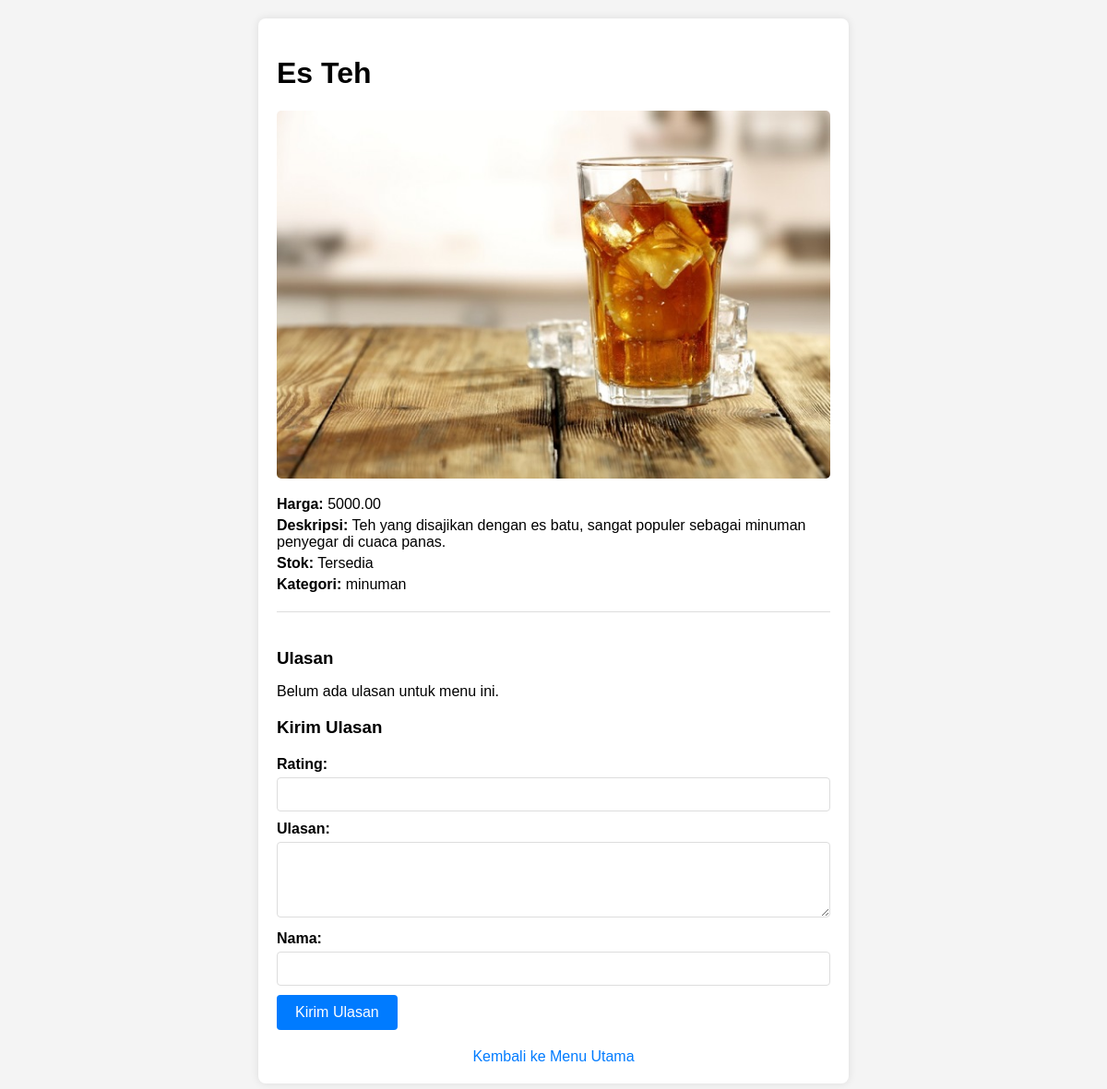
/user/detail_menu.php?id=menu-1717749100, run on the app's committed database.
### tables this page shows
CREATE TABLE `menus` (
  `id` varchar(255) NOT NULL,
  `nama` varchar(100) NOT NULL,
  `harga` decimal(10,2) NOT NULL,
  `deskripsi` text NOT NULL,
  `image_url` varchar(255) NOT NULL,
  `stok` int(11) NOT NULL,
  `kategori` enum('makanan','minuman') NOT NULL,
  `status` tinyint(1) NOT NULL DEFAULT 1,
  `admin_id` varchar(255) NOT NULL
);

### user/detail_menu.php (the view, shortened to what this page needs)
<?php
include '../config/db.php';
$menu_id = $_GET['id'];
$stmt_menu = $pdo->prepare("SELECT * FROM menus WHERE id = ?");
$stmt_menu->execute([$menu_id]);
$menu = $stmt_menu->fetch(PDO::FETCH_ASSOC);
$stmt_reviews = $pdo->prepare("SELECT * FROM reviews WHERE menu_id = ? AND status = 1");
$stmt_reviews->execute([$menu_id]);
$reviews = $stmt_reviews->fetchAll(PDO::FETCH_ASSOC);
?>
<!DOCTYPE html>
<html>
<head>
</head>
<body>
<div class="container">
    <div class="menu-info">
        <h1><?= htmlspecialchars($menu['nama']) ?></h1>
        <img src="<?= base_image_url . $menu['image_url'] ?>" alt="<?= $menu['nama'] ?>">
        <p><strong>Harga:</strong> <?= htmlspecialchars($menu['harga']) ?></p>
        <p><strong>Deskripsi:</strong> <?= htmlspecialchars($menu['deskripsi']) ?></p>
        <p><strong>Stok:</strong> <?= htmlspecialchars($menu['stok']) ? 'Tersedia' : 'Kosong' ?></p>
        <p><strong>Kategori:</strong> <?= htmlspecialchars($menu['kategori']) ?></p>
    </div>
    <div class="ulasan">
        <h3>Ulasan</h3>
        <?php if (empty($reviews)): ?>
            <p>Belum ada ulasan untuk menu ini.</p>
        <?php endif; ?>
        <h3>Kirim Ulasan</h3>
        <form method="post">
            <label for="rating">Rating:</label>
            <input type="number" id="rating" name="rating" min="1" max="5" required>
            <label for="ulasan">Ulasan:</label>
            <textarea id="ulasan" name="ulasan" rows="4" required></textarea>
            <label for="nama">Nama:</label>
            <input type="text" id="nama" name="nama" required>
            <button type="submit" name="submit">Kirim Ulasan</button>
        </form>
    </div>
    <a href="index.php" class="back-link">Kembali ke Menu Utama</a>
</div>
</body>
</html>

### user/detail_menu.php (style rules this page uses)
body { font-family: Arial, sans-serif; margin: 0; padding: 0; background-color: #f4f4f4; }
.container { max-width: 600px; margin: 20px auto; background-color: #fff; padding: 20px; border-radius: 8px; box-shadow: 0 0 10px rgba(0, 0, 0, 0.1); }
.menu-info img { max-width: 100%; height: auto; border-radius: 5px; margin-bottom: 10px; }
.menu-info p { margin: 5px 0; }
.ulasan { border-top: 1px solid #ddd; padding-top: 20px; margin-top: 20px; }
.ulasan h3 { margin-bottom: 10px; }
.back-link { display: block; margin-top: 20px; text-align: center; color: #007bff; text-decoration: none; }
form { margin-top: 20px; }
form label { display: block; margin-bottom: 5px; font-weight: bold; }
form input[type="number"], form input[type="text"], form textarea { width: 100%; padding: 10px; margin-bottom: 10px; border: 1px solid #ddd; border-radius: 4px; box-sizing: border-box; font-family: Arial, sans-serif; }
form button { background-color: #007bff; color: white; border: none; padding: 10px 20px; border-radius: 4px; cursor: pointer; font-size: 16px; font-family: Arial, sans-serif; transition: background-color 0.3s ease; }

### data on the page
menus: nama "Es Teh", image_url (picture), harga "5000.00", deskripsi "Teh yang disajikan dengan es batu, sangat populer sebagai minuman penyegar di cuaca panas.", kategori "minuman"
